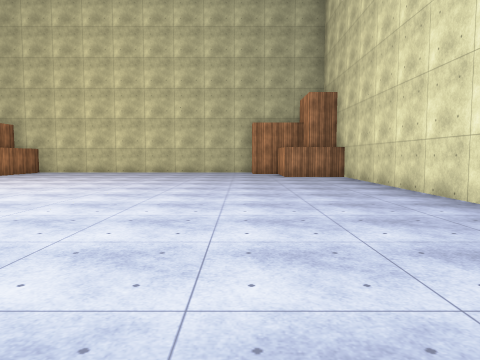
View 1 (above)

16 first-person views from a walk through a 3-D level made in the Unity game engine. The camera is 1.4 m above the floor, tilts 4° down and sees 70° across. The floor is counted in squares, 2 m on a side. Each view is taken from the middle of a square. On the plan, view 1 faces up. The plan holds only what a view shows up to about 11 squares ahead; the rest is blank. The place goes on beyond the plan. The player character is not drawn. Some animated figures are not drawn. Surface patterns are stand-ins for the level's own textures.

View 2
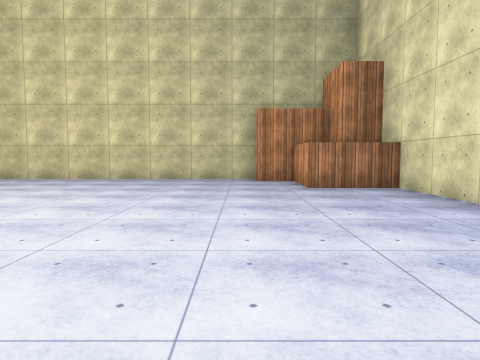

View 3
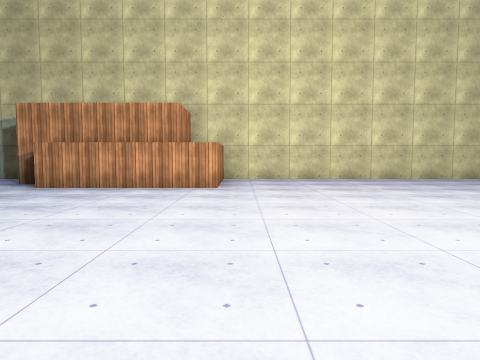

View 4
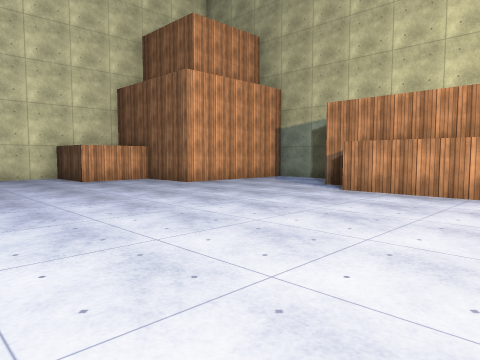

View 5
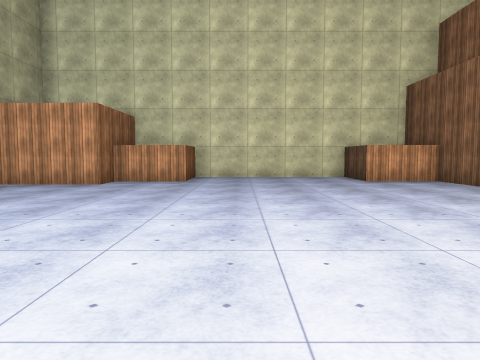

View 6
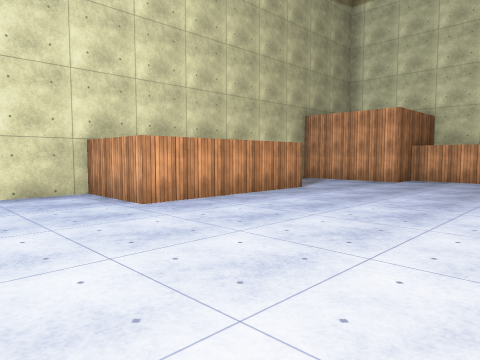

View 7
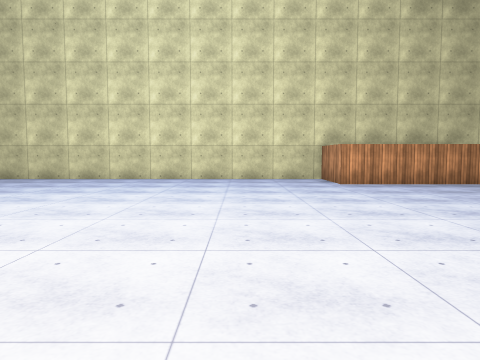

View 8
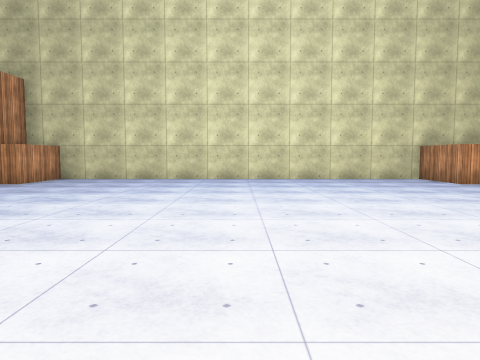

View 9
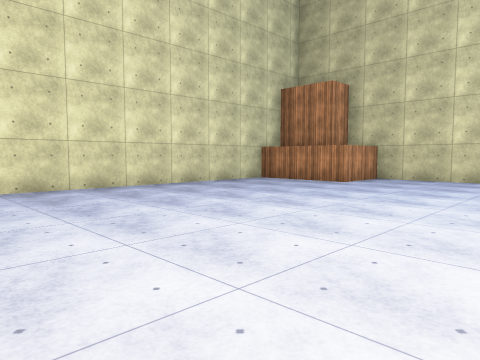

View 10
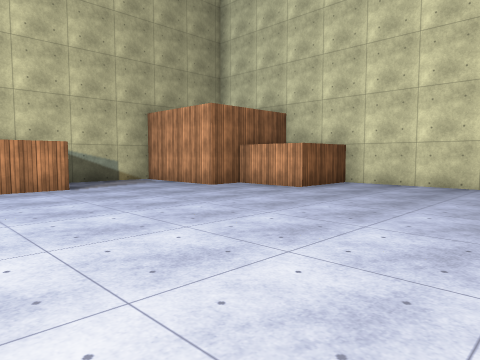

View 11
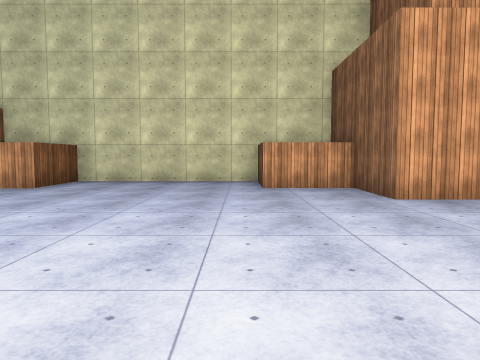

View 12
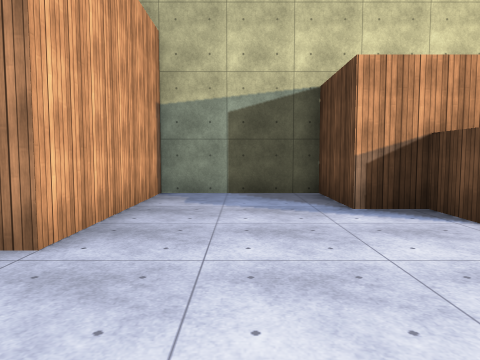

View 13
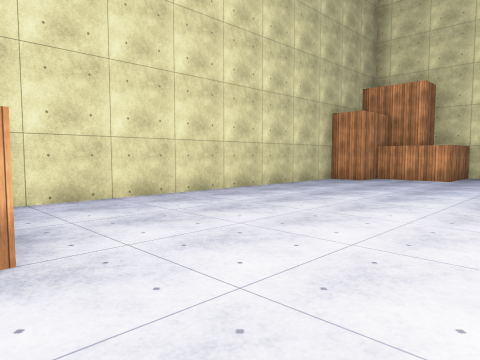

View 14
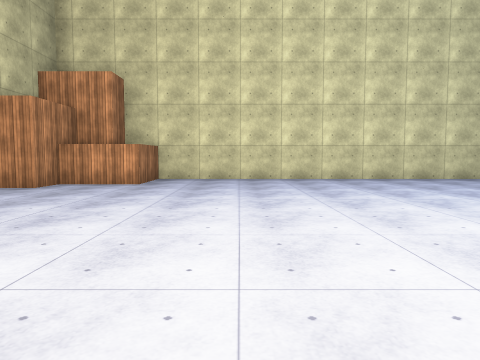

View 15
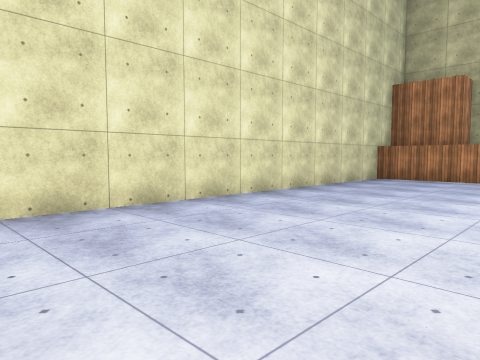

View 16
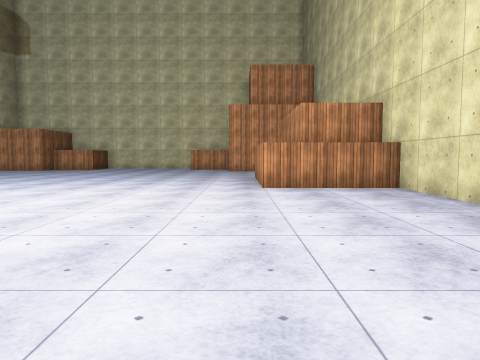

### Floor plan
Points are (right, up) in squares from view 1. A wall is a line through its corners. A room is listed if a view was taken in it or the views show most of it. See-through windows are left out.
Room 1 (views 1, 2, 3, 4, 5, 6, 7, 8, 9, 10, 11, 12, 13, 14, 15, 16)
walls: (-14.6, 0.5) (-10.5, 0.5) (-10.5, -1.5) (0.5, -1.5) (0.5, 0.5) (3.5, 0.5) (3.5, 11.5) (1.5, 11.5) (1.5, 13.5) (0.5, 13.5) (0.5, 14.5) (-8.5, 14.5) (-8.5, 11.5) (-12.5, 11.5) (-12.5, 12.5) (-13.5, 12.5) (-13.5, 14.5) (-16.5, 14.5) (-16.5, 10.5) (-18.5, 10.5) (-18.5, 8.5) (-20.5, 8.5) (-20.5, 3.5) (-18.5, 3.5) (-18.5, 1.5) (-17.5, 1.5) (-17.5, -1.5) (-15.1, -1.5)

Positions as (right, up) in squares from view 1, and headings:
1: (0, 0), facing up
2: (0, 4), facing up
3: (-8, 4), facing up
4: (-9, 5), facing up-left
5: (-9, 5), facing left
6: (-8, 5), facing down-left
7: (-8, 9), facing down
8: (-5, 9), facing down
9: (-4, 9), facing down-right
10: (-12, 8), facing down-left
11: (-11, 8), facing left
12: (-15, 8), facing up
13: (-9, 9), facing up-right
14: (-7, 9), facing right
15: (-1, 11), facing down-right
16: (-1, 11), facing left
